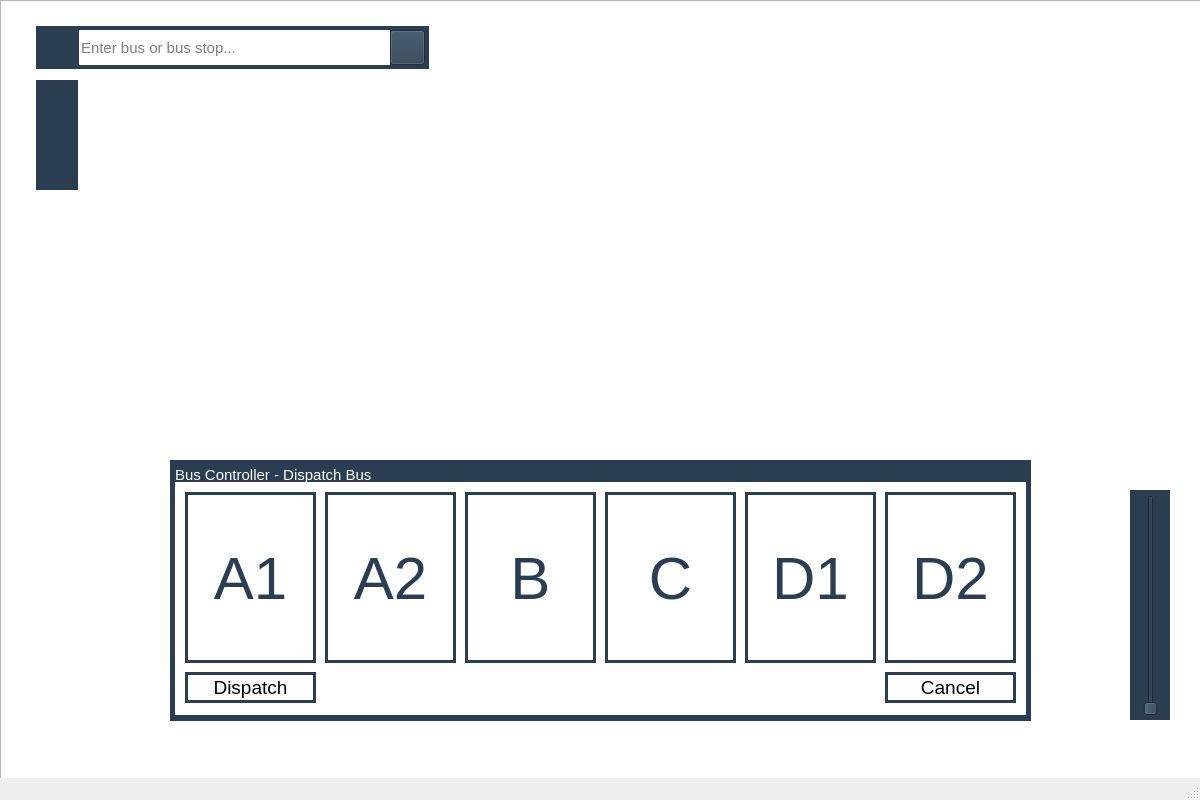
<?xml version="1.0" encoding="UTF-8"?>
<ui version="4.0">
 <class>BusTrackWindow</class>
 <widget class="QMainWindow" name="BusTrackWindow">
  <property name="geometry">
   <rect>
    <x>0</x>
    <y>0</y>
    <width>1200</width>
    <height>800</height>
   </rect>
  </property>
  <property name="minimumSize">
   <size>
    <width>50</width>
    <height>50</height>
   </size>
  </property>
  <property name="windowTitle">
   <string>BusTrackWindow</string>
  </property>
  <property name="toolButtonStyle">
   <enum>Qt::ToolButtonIconOnly</enum>
  </property>
  <widget class="QWidget" name="centralWidget">
   <property name="minimumSize">
    <size>
     <width>1200</width>
     <height>700</height>
    </size>
   </property>
   <widget class="MapView" name="mapView">
    <property name="geometry">
     <rect>
      <x>0</x>
      <y>0</y>
      <width>1351</width>
      <height>791</height>
     </rect>
    </property>
    <property name="minimumSize">
     <size>
      <width>50</width>
      <height>50</height>
     </size>
    </property>
    <property name="verticalScrollBarPolicy">
     <enum>Qt::ScrollBarAlwaysOff</enum>
    </property>
    <property name="horizontalScrollBarPolicy">
     <enum>Qt::ScrollBarAlwaysOff</enum>
    </property>
    <property name="dragMode">
     <enum>QGraphicsView::ScrollHandDrag</enum>
    </property>
    <property name="transformationAnchor">
     <enum>QGraphicsView::AnchorUnderMouse</enum>
    </property>
    <property name="resizeAnchor">
     <enum>QGraphicsView::AnchorUnderMouse</enum>
    </property>
   </widget>
   <widget class="QWidget" name="searchBarWidget" native="true">
    <property name="geometry">
     <rect>
      <x>36</x>
      <y>26</y>
      <width>393</width>
      <height>43</height>
     </rect>
    </property>
    <property name="styleSheet">
     <string notr="true">background-color: rgb(43, 62, 81);</string>
    </property>
    <widget class="QPushButton" name="searchButton">
     <property name="geometry">
      <rect>
       <x>354</x>
       <y>4</y>
       <width>35</width>
       <height>35</height>
      </rect>
     </property>
     <property name="text">
      <string/>
     </property>
     <property name="icon">
      <iconset resource="bustrack.qrc">
       <normaloff>:/resources/search.png</normaloff>:/resources/search.png</iconset>
     </property>
     <property name="iconSize">
      <size>
       <width>35</width>
       <height>35</height>
      </size>
     </property>
    </widget>
    <widget class="QLineEdit" name="searchLineEdit">
     <property name="geometry">
      <rect>
       <x>43</x>
       <y>4</y>
       <width>311</width>
       <height>35</height>
      </rect>
     </property>
     <property name="minimumSize">
      <size>
       <width>0</width>
       <height>0</height>
      </size>
     </property>
     <property name="font">
      <font>
       <pointsize>11</pointsize>
      </font>
     </property>
     <property name="styleSheet">
      <string notr="true">background-color: rgb(255, 255, 255);
border-width: 0px;
border-radius: 0px;</string>
     </property>
     <property name="inputMask">
      <string/>
     </property>
     <property name="text">
      <string/>
     </property>
     <property name="maxLength">
      <number>50</number>
     </property>
     <property name="placeholderText">
      <string>Enter bus or bus stop...</string>
     </property>
    </widget>
    <widget class="QLabel" name="searchwBusIcon">
     <property name="geometry">
      <rect>
       <x>4</x>
       <y>4</y>
       <width>35</width>
       <height>35</height>
      </rect>
     </property>
     <property name="textFormat">
      <enum>Qt::AutoText</enum>
     </property>
     <property name="pixmap">
      <pixmap resource="bustrack.qrc">:/resources/searchwBus.png</pixmap>
     </property>
     <property name="scaledContents">
      <bool>true</bool>
     </property>
    </widget>
    <zorder>searchButton</zorder>
    <zorder>searchwBusIcon</zorder>
    <zorder>searchLineEdit</zorder>
   </widget>
   <widget class="QWidget" name="sideBarWidget" native="true">
    <property name="geometry">
     <rect>
      <x>36</x>
      <y>80</y>
      <width>42</width>
      <height>110</height>
     </rect>
    </property>
    <property name="styleSheet">
     <string notr="true">background-color: rgb(43, 62, 81);</string>
    </property>
    <widget class="QPushButton" name="busInfoBtn">
     <property name="geometry">
      <rect>
       <x>1</x>
       <y>8</y>
       <width>40</width>
       <height>40</height>
      </rect>
     </property>
     <property name="text">
      <string/>
     </property>
     <property name="icon">
      <iconset resource="bustrack.qrc">
       <normaloff>:/resources/searchBus.png</normaloff>
       <selectedoff>:/resources/searchBus.png</selectedoff>
       <selectedon>:/resources/searchBus.png</selectedon>:/resources/searchBus.png</iconset>
     </property>
     <property name="iconSize">
      <size>
       <width>40</width>
       <height>40</height>
      </size>
     </property>
     <property name="flat">
      <bool>true</bool>
     </property>
    </widget>
    <widget class="QPushButton" name="stopInfoBtn">
     <property name="geometry">
      <rect>
       <x>0</x>
       <y>61</y>
       <width>40</width>
       <height>40</height>
      </rect>
     </property>
     <property name="text">
      <string/>
     </property>
     <property name="icon">
      <iconset resource="bustrack.qrc">
       <normaloff>:/resources/searchStop.png</normaloff>
       <selectedoff>:/resources/searchStop.png</selectedoff>
       <selectedon>:/resources/searchStop.png</selectedon>:/resources/searchStop.png</iconset>
     </property>
     <property name="iconSize">
      <size>
       <width>40</width>
       <height>40</height>
      </size>
     </property>
     <property name="flat">
      <bool>true</bool>
     </property>
    </widget>
   </widget>
   <widget class="QWidget" name="zoomSliderWidget" native="true">
    <property name="geometry">
     <rect>
      <x>1130</x>
      <y>490</y>
      <width>40</width>
      <height>230</height>
     </rect>
    </property>
    <property name="styleSheet">
     <string notr="true">background-color: rgb(43, 62, 81);</string>
    </property>
    <widget class="QSlider" name="zoomSlider">
     <property name="geometry">
      <rect>
       <x>5</x>
       <y>5</y>
       <width>31</width>
       <height>221</height>
      </rect>
     </property>
     <property name="styleSheet">
      <string notr="true">background-color: rgb(255, 255, 255);
QSlider::handle:horizontal {
	background: rgb(43, 62, 81);
}

</string>
     </property>
     <property name="minimum">
      <number>0</number>
     </property>
     <property name="maximum">
      <number>5</number>
     </property>
     <property name="pageStep">
      <number>1</number>
     </property>
     <property name="value">
      <number>0</number>
     </property>
     <property name="orientation">
      <enum>Qt::Vertical</enum>
     </property>
    </widget>
   </widget>
   <widget class="QWidget" name="dispatchWidget" native="true">
    <property name="geometry">
     <rect>
      <x>170</x>
      <y>460</y>
      <width>861</width>
      <height>261</height>
     </rect>
    </property>
    <property name="styleSheet">
     <string notr="true">background-color: rgb(43, 62, 81);</string>
    </property>
    <widget class="QLabel" name="label">
     <property name="geometry">
      <rect>
       <x>5</x>
       <y>4</y>
       <width>201</width>
       <height>21</height>
      </rect>
     </property>
     <property name="font">
      <font>
       <pointsize>11</pointsize>
      </font>
     </property>
     <property name="styleSheet">
      <string notr="true">color: rgb(255, 255, 255);</string>
     </property>
     <property name="text">
      <string>Bus Controller - Dispatch Bus</string>
     </property>
    </widget>
    <widget class="QWidget" name="widget" native="true">
     <property name="geometry">
      <rect>
       <x>5</x>
       <y>22</y>
       <width>851</width>
       <height>233</height>
      </rect>
     </property>
     <property name="styleSheet">
      <string notr="true">background-color: rgb(255, 255, 255);</string>
     </property>
     <widget class="QPushButton" name="dispatchButton">
      <property name="geometry">
       <rect>
        <x>10</x>
        <y>190</y>
        <width>131</width>
        <height>31</height>
       </rect>
      </property>
      <property name="styleSheet">
       <string notr="true">background-color: rgb(255, 255, 255);
border-color:  rgb(43, 62, 81);
border-width: 3px;
border-style: solid;
font-size: 14pt;</string>
      </property>
      <property name="text">
       <string>Dispatch</string>
      </property>
      <property name="flat">
       <bool>true</bool>
      </property>
     </widget>
     <widget class="QPushButton" name="cancelButton">
      <property name="geometry">
       <rect>
        <x>710</x>
        <y>190</y>
        <width>131</width>
        <height>31</height>
       </rect>
      </property>
      <property name="styleSheet">
       <string notr="true">background-color: rgb(255, 255, 255);
border-color:  rgb(43, 62, 81);
border-width: 3px;
border-style: solid;
text-align: center;
font-size: 14pt;
</string>
      </property>
      <property name="text">
       <string>Cancel</string>
      </property>
      <property name="flat">
       <bool>true</bool>
      </property>
     </widget>
     <widget class="QPushButton" name="dispatchA1Btn">
      <property name="geometry">
       <rect>
        <x>10</x>
        <y>10</y>
        <width>131</width>
        <height>171</height>
       </rect>
      </property>
      <property name="styleSheet">
       <string notr="true">color: rgb(43, 62, 81);
font-size: 45pt;
background-color: rgb(255, 255, 255);
border-color:  rgb(43, 62, 81);
border-width: 3px;
border-style: solid;



</string>
      </property>
      <property name="text">
       <string>A1</string>
      </property>
      <property name="checkable">
       <bool>false</bool>
      </property>
      <property name="flat">
       <bool>false</bool>
      </property>
     </widget>
     <widget class="QPushButton" name="dispatchA2Btn">
      <property name="geometry">
       <rect>
        <x>150</x>
        <y>10</y>
        <width>131</width>
        <height>171</height>
       </rect>
      </property>
      <property name="styleSheet">
       <string notr="true">color: rgb(43, 62, 81);
font-size: 45pt;
background-color: rgb(255, 255, 255);
border-color:  rgb(43, 62, 81);
border-width: 3px;
border-style: solid;
</string>
      </property>
      <property name="text">
       <string>A2</string>
      </property>
     </widget>
     <widget class="QPushButton" name="dispatchBBtn">
      <property name="geometry">
       <rect>
        <x>290</x>
        <y>10</y>
        <width>131</width>
        <height>171</height>
       </rect>
      </property>
      <property name="styleSheet">
       <string notr="true">color: rgb(43, 62, 81);
font-size: 45pt;
background-color: rgb(255, 255, 255);
border-color:  rgb(43, 62, 81);
border-width: 3px;
border-style: solid;
</string>
      </property>
      <property name="text">
       <string>B</string>
      </property>
     </widget>
     <widget class="QPushButton" name="dispatchCBtn">
      <property name="geometry">
       <rect>
        <x>430</x>
        <y>10</y>
        <width>131</width>
        <height>171</height>
       </rect>
      </property>
      <property name="styleSheet">
       <string notr="true">color: rgb(43, 62, 81);
font-size: 45pt;
background-color: rgb(255, 255, 255);
border-color:  rgb(43, 62, 81);
border-width: 3px;
border-style: solid;
</string>
      </property>
      <property name="text">
       <string>C</string>
      </property>
     </widget>
     <widget class="QPushButton" name="dispatchD1Btn">
      <property name="geometry">
       <rect>
        <x>570</x>
        <y>10</y>
        <width>131</width>
        <height>171</height>
       </rect>
      </property>
      <property name="styleSheet">
       <string notr="true">color: rgb(43, 62, 81);
font-size: 45pt;
background-color: rgb(255, 255, 255);
border-color:  rgb(43, 62, 81);
border-width: 3px;
border-style: solid;
</string>
      </property>
      <property name="text">
       <string>D1</string>
      </property>
     </widget>
     <widget class="QPushButton" name="dispatchD2Btn">
      <property name="geometry">
       <rect>
        <x>710</x>
        <y>10</y>
        <width>131</width>
        <height>171</height>
       </rect>
      </property>
      <property name="styleSheet">
       <string notr="true">color: rgb(43, 62, 81);
font-size: 45pt;
background-color: rgb(255, 255, 255);
border-color:  rgb(43, 62, 81);
border-width: 3px;
border-style: solid;
</string>
      </property>
      <property name="text">
       <string>D2</string>
      </property>
     </widget>
    </widget>
   </widget>
  </widget>
  <widget class="QMenuBar" name="menuBar">
   <property name="geometry">
    <rect>
     <x>0</x>
     <y>0</y>
     <width>1200</width>
     <height>22</height>
    </rect>
   </property>
  </widget>
  <widget class="QStatusBar" name="statusBar">
   <property name="styleSheet">
    <string notr="true"/>
   </property>
  </widget>
 </widget>
 <layoutdefault spacing="6" margin="11"/>
 <customwidgets>
  <customwidget>
   <class>MapView</class>
   <extends>QGraphicsView</extends>
   <header>mapview.h</header>
  </customwidget>
 </customwidgets>
 <resources>
  <include location="bustrack.qrc"/>
 </resources>
 <connections/>
</ui>
